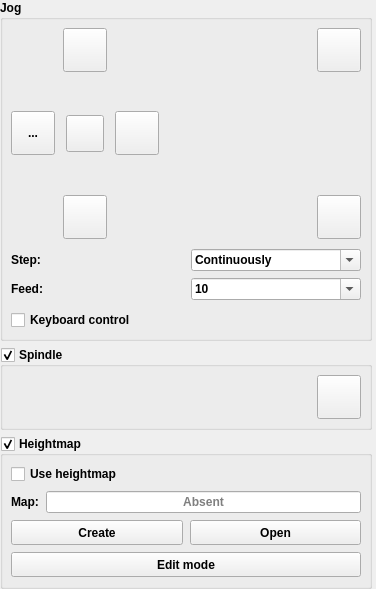
         <widget class="Widget" name="scrollAreaWidgetContents">
          <property name="geometry">
           <rect>
            <x>0</x>
            <y>0</y>
            <width>376</width>
            <height>589</height>
           </rect>
          </property>
          <property name="sizePolicy">
           <sizepolicy hsizetype="Minimum" vsizetype="Maximum">
            <horstretch>0</horstretch>
            <verstretch>0</verstretch>
           </sizepolicy>
          </property>
          <layout class="QVBoxLayout" name="verticalLayout_21">
           <property name="leftMargin">
            <number>0</number>
           </property>
           <property name="topMargin">
            <number>0</number>
           </property>
           <property name="rightMargin">
            <number>4</number>
           </property>
           <property name="bottomMargin">
            <number>0</number>
           </property>
           <item>
            <widget class="GroupBox" name="grpJog">
             <property name="font">
              <font>
               <weight>75</weight>
               <bold>true</bold>
              </font>
             </property>
             <property name="focusPolicy">
              <enum>Qt::NoFocus</enum>
             </property>
             <property name="title">
              <string>Jog</string>
             </property>
             <property name="checkable">
              <bool>false</bool>
             </property>
             <property name="overridden" stdset="0">
              <bool>false</bool>
             </property>
             <layout class="QVBoxLayout" name="verticalLayout_11">
              <property name="leftMargin">
               <number>8</number>
              </property>
              <property name="topMargin">
               <number>8</number>
              </property>
              <property name="rightMargin">
               <number>8</number>
              </property>
              <property name="bottomMargin">
               <number>8</number>
              </property>
              <item>
               <widget class="QWidget" name="widgetJog" native="true">
                <layout class="QVBoxLayout" name="verticalLayout_9">
                 <property name="spacing">
                  <number>10</number>
                 </property>
                 <property name="leftMargin">
                  <number>0</number>
                 </property>
                 <property name="topMargin">
                  <number>0</number>
                 </property>
                 <property name="rightMargin">
                  <number>0</number>
                 </property>
                 <property name="bottomMargin">
                  <number>0</number>
                 </property>
                 <item>
                  <layout class="QGridLayout" name="gridLayout_3">
                   <property name="horizontalSpacing">
                    <number>8</number>
                   </property>
                   <property name="verticalSpacing">
                    <number>4</number>
                   </property>
                   <item row="2" column="0">
                    <widget class="StyledToolButton" name="cmdXMinus">
                     <property name="sizePolicy">
                      <sizepolicy hsizetype="Fixed" vsizetype="Fixed">
                       <horstretch>0</horstretch>
                       <verstretch>0</verstretch>
                      </sizepolicy>
                     </property>
                     <property name="minimumSize">
                      <size>
                       <width>44</width>
                       <height>44</height>
                      </size>
                     </property>
                     <property name="toolTip">
                      <string>X-</string>
                     </property>
                     <property name="text">
                      <string>...</string>
                     </property>
                     <property name="icon">
                      <iconset resource="images.qrc">
                       <normaloff>:/images/1401561986_chevron-left.png</normaloff>:/images/1401561986_chevron-left.png</iconset>
                     </property>
                     <property name="iconSize">
                      <size>
                       <width>30</width>
                       <height>30</height>
                      </size>
                     </property>
                    </widget>
                   </item>
                   <item row="3" column="1">
                    <layout class="QHBoxLayout" name="horizontalLayout_13">
                     <property name="spacing">
                      <number>0</number>
                     </property>
                     <item>
                      <widget class="StyledToolButton" name="cmdYMinus">
                       <property name="sizePolicy">
                        <sizepolicy hsizetype="Fixed" vsizetype="Fixed">
                         <horstretch>0</horstretch>
                         <verstretch>0</verstretch>
                        </sizepolicy>
                       </property>
                       <property name="minimumSize">
                        <size>
                         <width>44</width>
                         <height>44</height>
                        </size>
                       </property>
                       <property name="toolTip">
                        <string>Y-</string>
                       </property>
                       <property name="text">
                        <string/>
                       </property>
                       <property name="icon">
                        <iconset resource="images.qrc">
                         <normaloff>:/images/1401562173_chevron-down.png</normaloff>:/images/1401562173_chevron-down.png</iconset>
                       </property>
                       <property name="iconSize">
                        <size>
                         <width>30</width>
                         <height>30</height>
                        </size>
                       </property>
                      </widget>
                     </item>
                    </layout>
                   </item>
                   <item row="2" column="2">
                    <widget class="StyledToolButton" name="cmdXPlus">
                     <property name="sizePolicy">
                      <sizepolicy hsizetype="Fixed" vsizetype="Fixed">
                       <horstretch>0</horstretch>
                       <verstretch>0</verstretch>
                      </sizepolicy>
                     </property>
                     <property name="minimumSize">
                      <size>
                       <width>44</width>
                       <height>44</height>
                      </size>
                     </property>
                     <property name="toolTip">
                      <string>X+</string>
                     </property>
                     <property name="text">
                      <string/>
                     </property>
                     <property name="icon">
                      <iconset resource="images.qrc">
                       <normaloff>:/images/1401562173_chevron-right.png</normaloff>:/images/1401562173_chevron-right.png</iconset>
                     </property>
                     <property name="iconSize">
                      <size>
                       <width>30</width>
                       <height>30</height>
                      </size>
                     </property>
                    </widget>
                   </item>
                   <item row="0" column="1">
                    <layout class="QHBoxLayout" name="horizontalLayout_12">
                     <property name="spacing">
                      <number>0</number>
                     </property>
                     <item>
                      <widget class="StyledToolButton" name="cmdYPlus">
                       <property name="sizePolicy">
                        <sizepolicy hsizetype="Fixed" vsizetype="Fixed">
                         <horstretch>0</horstretch>
                         <verstretch>0</verstretch>
                        </sizepolicy>
                       </property>
                       <property name="minimumSize">
                        <size>
                         <width>44</width>
                         <height>44</height>
                        </size>
                       </property>
                       <property name="toolTip">
                        <string>Y+</string>
                       </property>
                       <property name="text">
                        <string/>
                       </property>
                       <property name="icon">
                        <iconset resource="images.qrc">
                         <normaloff>:/images/1401562173_chevron-up.png</normaloff>:/images/1401562173_chevron-up.png</iconset>
                       </property>
                       <property name="iconSize">
                        <size>
                         <width>30</width>
                         <height>30</height>
                        </size>
                       </property>
                      </widget>
                     </item>
                    </layout>
                   </item>
                   <item row="0" column="3">
                    <layout class="QHBoxLayout" name="horizontalLayout_25">
                     <property name="spacing">
                      <number>0</number>
                     </property>
                     <item>
                      <spacer name="horizontalSpacer">
                       <property name="orientation">
                        <enum>Qt::Horizontal</enum>
                       </property>
                       <property name="sizeHint" stdset="0">
                        <size>
                         <width>0</width>
                         <height>20</height>
                        </size>
                       </property>
                      </spacer>
                     </item>
                     <item>
                      <widget class="StyledToolButton" name="cmdZPlus">
                       <property name="sizePolicy">
                        <sizepolicy hsizetype="Fixed" vsizetype="Fixed">
                         <horstretch>0</horstretch>
                         <verstretch>0</verstretch>
                        </sizepolicy>
                       </property>
                       <property name="minimumSize">
                        <size>
                         <width>44</width>
                         <height>44</height>
                        </size>
                       </property>
                       <property name="toolTip">
                        <string>Z+</string>
                       </property>
                       <property name="text">
                        <string/>
                       </property>
                       <property name="icon">
                        <iconset resource="images.qrc">
                         <normaloff>:/images/1401562699_icon-arrow-up-b.png</normaloff>:/images/1401562699_icon-arrow-up-b.png</iconset>
                       </property>
                       <property name="iconSize">
                        <size>
                         <width>28</width>
                         <height>28</height>
                        </size>
                       </property>
                      </widget>
                     </item>
                    </layout>
                   </item>
                   <item row="3" column="3">
                    <layout class="QHBoxLayout" name="horizontalLayout_26">
                     <property name="spacing">
                      <number>0</number>
                     </property>
                     <item>
                      <spacer name="horizontalSpacer_2">
                       <property name="orientation">
                        <enum>Qt::Horizontal</enum>
                       </property>
                       <property name="sizeHint" stdset="0">
                        <size>
                         <width>0</width>
                         <height>20</height>
                        </size>
                       </property>
                      </spacer>
                     </item>
                     <item>
                      <widget class="StyledToolButton" name="cmdZMinus">
                       <property name="sizePolicy">
                        <sizepolicy hsizetype="Fixed" vsizetype="Fixed">
                         <horstretch>0</horstretch>
                         <verstretch>0</verstretch>
                        </sizepolicy>
                       </property>
                       <property name="minimumSize">
                        <size>
                         <width>44</width>
                         <height>44</height>
                        </size>
                       </property>
                       <property name="toolTip">
                        <string>Z-</string>
                       </property>
                       <property name="text">
                        <string/>
                       </property>
                       <property name="icon">
                        <iconset resource="images.qrc">
                         <normaloff>:/images/1401562699_icon-arrow-down-b.png</normaloff>:/images/1401562699_icon-arrow-down-b.png</iconset>
                       </property>
                       <property name="iconSize">
                        <size>
                         <width>28</width>
                         <height>28</height>
                        </size>
                       </property>
                      </widget>
                     </item>
                    </layout>
                   </item>
                   <item row="2" column="1">
                    <layout class="QHBoxLayout" name="horizontalLayout_15">
                     <property name="spacing">
                      <number>0</number>
                     </property>
                     <item>
                      <widget class="StyledToolButton" name="cmdStop">
                       <property name="sizePolicy">
                        <sizepolicy hsizetype="Fixed" vsizetype="Fixed">
                         <horstretch>0</horstretch>
                         <verstretch>0</verstretch>
                        </sizepolicy>
                       </property>
                       <property name="minimumSize">
                        <size>
                         <width>36</width>
                         <height>36</height>
                        </size>
                       </property>
                       <property name="toolTip">
                        <string>Stop</string>
                       </property>
                       <property name="text">
                        <string/>
                       </property>
                       <property name="icon">
                        <iconset resource="images.qrc">
                         <normaloff>:/images/brake.png</normaloff>:/images/brake.png</iconset>
                       </property>
                       <property name="iconSize">
                        <size>
                         <width>30</width>
                         <height>30</height>
                        </size>
                       </property>
                      </widget>
                     </item>
                    </layout>
                   </item>
                   <item row="2" column="3">
                    <spacer name="verticalSpacer">
                     <property name="orientation">
                      <enum>Qt::Vertical</enum>
                     </property>
                     <property name="sizeHint" stdset="0">
                      <size>
                       <width>20</width>
                       <height>44</height>
                      </size>
                     </property>
                    </spacer>
                   </item>
                  </layout>
                 </item>
                 <item>
                  <layout class="QGridLayout" name="gridLayout_8">
                   <property name="verticalSpacing">
                    <number>7</number>
                   </property>
                   <item row="0" column="1">
                    <widget class="ComboBoxKey" name="cboJogStep">
                     <property name="editable">
                      <bool>true</bool>
                     </property>
                     <property name="insertPolicy">
                      <enum>QComboBox::NoInsert</enum>
                     </property>
                     <item>
                      <property name="text">
                       <string>Continuously</string>
                      </property>
                     </item>
                     <item>
                      <property name="text">
                       <string>0.01</string>
                      </property>
                     </item>
                     <item>
                      <property name="text">
                       <string>0.1</string>
                      </property>
                     </item>
                     <item>
                      <property name="text">
                       <string>1</string>
                      </property>
                     </item>
                     <item>
                      <property name="text">
                       <string>2</string>
                      </property>
                     </item>
                     <item>
                      <property name="text">
                       <string>5</string>
                      </property>
                     </item>
                     <item>
                      <property name="text">
                       <string>10</string>
                      </property>
                     </item>
                     <item>
                      <property name="text">
                       <string>20</string>
                      </property>
                     </item>
                     <item>
                      <property name="text">
                       <string>50</string>
                      </property>
                     </item>
                     <item>
                      <property name="text">
                       <string>100</string>
                      </property>
                     </item>
                     <item>
                      <property name="text">
                       <string>200</string>
                      </property>
                     </item>
                    </widget>
                   </item>
                   <item row="0" column="0">
                    <widget class="QLabel" name="label_20">
                     <property name="font">
                      <font>
                       <weight>75</weight>
                       <bold>true</bold>
                      </font>
                     </property>
                     <property name="text">
                      <string>Step:</string>
                     </property>
                    </widget>
                   </item>
                   <item row="1" column="0">
                    <widget class="QLabel" name="label_22">
                     <property name="font">
                      <font>
                       <weight>75</weight>
                       <bold>true</bold>
                      </font>
                     </property>
                     <property name="text">
                      <string>Feed:</string>
                     </property>
                    </widget>
                   </item>
                   <item row="1" column="1">
                    <widget class="ComboBoxKey" name="cboJogFeed">
                     <property name="editable">
                      <bool>true</bool>
                     </property>
                     <property name="insertPolicy">
                      <enum>QComboBox::NoInsert</enum>
                     </property>
                     <item>
                      <property name="text">
                       <string>10</string>
                      </property>
                     </item>
                     <item>
                      <property name="text">
                       <string>20</string>
                      </property>
                     </item>
                     <item>
                      <property name="text">
                       <string>50</string>
                      </property>
                     </item>
                     <item>
                      <property name="text">
                       <string>100</string>
                      </property>
                     </item>
                     <item>
                      <property name="text">
                       <string>200</string>
                      </property>
                     </item>
                     <item>
                      <property name="text">
                       <string>500</string>
                      </property>
                     </item>
                     <item>
                      <property name="text">
                       <string>1000</string>
                      </property>
                     </item>
                     <item>
                      <property name="text">
                       <string>2000</string>
                      </property>
                     </item>
                    </widget>
                   </item>
                  </layout>
                 </item>
                 <item>
                  <widget class="QCheckBox" name="chkKeyboardControl">
                   <property name="text">
                    <string>Keyboard control</string>
                   </property>
                  </widget>
                 </item>
                </layout>
               </widget>
              </item>
             </layout>
            </widget>
           </item>
           <item>
            <widget class="GroupBox" name="grpSpindle">
             <property name="enabled">
              <bool>true</bool>
             </property>
             <property name="font">
              <font>
               <weight>75</weight>
               <bold>true</bold>
              </font>
             </property>
             <property name="title">
              <string>Spindle</string>
             </property>
             <property name="checkable">
              <bool>true</bool>
             </property>
             <property name="overridden" stdset="0">
              <bool>false</bool>
             </property>
             <layout class="QHBoxLayout" name="horizontalLayout_2">
              <property name="leftMargin">
               <number>8</number>
              </property>
              <property name="topMargin">
               <number>8</number>
              </property>
              <property name="rightMargin">
               <number>8</number>
              </property>
              <property name="bottomMargin">
               <number>8</number>
              </property>
              <item>
               <widget class="QWidget" name="widgetSpindle" native="true">
                <layout class="QHBoxLayout" name="horizontalLayout_16">
                 <property name="leftMargin">
                  <number>0</number>
                 </property>
                 <property name="topMargin">
                  <number>0</number>
                 </property>
                 <property name="rightMargin">
                  <number>0</number>
                 </property>
                 <property name="bottomMargin">
                  <number>0</number>
                 </property>
                 <item>
                  <widget class="SliderBox" name="slbSpindle" native="true"/>
                 </item>
                 <item>
                  <widget class="StyledToolButton" name="cmdSpindle">
                   <property name="enabled">
                    <bool>true</bool>
                   </property>
                   <property name="sizePolicy">
                    <sizepolicy hsizetype="Fixed" vsizetype="Fixed">
                     <horstretch>0</horstretch>
                     <verstretch>0</verstretch>
                    </sizepolicy>
                   </property>
                   <property name="minimumSize">
                    <size>
                     <width>44</width>
                     <height>44</height>
                    </size>
                   </property>
                   <property name="toolTip">
                    <string>Spindle on/off</string>
                   </property>
                   <property name="icon">
                    <iconset resource="images.qrc">
                     <normaloff>:/images/cutter.png</normaloff>:/images/cutter.png</iconset>
                   </property>
                   <property name="iconSize">
                    <size>
                     <width>28</width>
                     <height>28</height>
                    </size>
                   </property>
                   <property name="checkable">
                    <bool>true</bool>
                   </property>
                  </widget>
                 </item>
                </layout>
               </widget>
              </item>
             </layout>
            </widget>
           </item>
           <item>
            <widget class="GroupBox" name="grpHeightMap">
             <property name="enabled">
              <bool>true</bool>
             </property>
             <property name="font">
              <font>
               <weight>75</weight>
               <bold>true</bold>
              </font>
             </property>
             <property name="title">
              <string>Heightmap</string>
             </property>
             <property name="checkable">
              <bool>true</bool>
             </property>
             <property name="overridden" stdset="0">
              <bool>false</bool>
             </property>
             <layout class="QVBoxLayout" name="verticalLayout_16">
              <property name="leftMargin">
               <number>8</number>
              </property>
              <property name="topMargin">
               <number>8</number>
              </property>
              <property name="rightMargin">
               <number>8</number>
              </property>
              <property name="bottomMargin">
               <number>9</number>
              </property>
              <item>
               <widget class="QWidget" name="widgetHeightMap" native="true">
                <layout class="QVBoxLayout" name="verticalLayout_15">
                 <property name="spacing">
                  <number>7</number>
                 </property>
                 <property name="leftMargin">
                  <number>0</number>
                 </property>
                 <property name="topMargin">
                  <number>0</number>
                 </property>
                 <property name="rightMargin">
                  <number>0</number>
                 </property>
                 <property name="bottomMargin">
                  <number>0</number>
                 </property>
                 <item>
                  <widget class="QCheckBox" name="chkHeightMapUse">
                   <property name="text">
                    <string>Use heightmap</string>
                   </property>
                  </widget>
                 </item>
                 <item>
                  <layout class="QHBoxLayout" name="horizontalLayout_22">
                   <item>
                    <widget class="QLabel" name="label_15">
                     <property name="text">
                      <string>Map:</string>
                     </property>
                    </widget>
                   </item>
                   <item>
                    <widget class="QLineEdit" name="txtHeightMap">
                     <property name="focusPolicy">
                      <enum>Qt::NoFocus</enum>
                     </property>
                     <property name="text">
                      <string/>
                     </property>
                     <property name="alignment">
                      <set>Qt::AlignCenter</set>
                     </property>
                     <property name="readOnly">
                      <bool>true</bool>
                     </property>
                     <property name="placeholderText">
                      <string>Absent</string>
                     </property>
                    </widget>
                   </item>
                  </layout>
                 </item>
                 <item>
                  <layout class="QHBoxLayout" name="horizontalLayout_21">
                   <item>
                    <widget class="StyledToolButton" name="cmdHeightMapCreate">
                     <property name="sizePolicy">
                      <sizepolicy hsizetype="Preferred" vsizetype="Fixed">
                       <horstretch>0</horstretch>
                       <verstretch>0</verstretch>
                      </sizepolicy>
                     </property>
                     <property name="minimumSize">
                      <size>
                       <width>0</width>
                       <height>25</height>
                      </size>
                     </property>
                     <property name="text">
                      <string>Create</string>
                     </property>
                    </widget>
                   </item>
                   <item>
                    <widget class="StyledToolButton" name="cmdHeightMapLoad">
                     <property name="sizePolicy">
                      <sizepolicy hsizetype="Preferred" vsizetype="Fixed">
                       <horstretch>0</horstretch>
                       <verstretch>0</verstretch>
                      </sizepolicy>
                     </property>
                     <property name="minimumSize">
                      <size>
                       <width>0</width>
                       <height>25</height>
                      </size>
                     </property>
                     <property name="text">
                      <string>Open</string>
                     </property>
                    </widget>
                   </item>
                  </layout>
                 </item>
                 <item>
                  <widget class="StyledToolButton" name="cmdHeightMapMode">
                   <property name="sizePolicy">
                    <sizepolicy hsizetype="Preferred" vsizetype="Fixed">
                     <horstretch>0</horstretch>
                     <verstretch>0</verstretch>
                    </sizepolicy>
                   </property>
                   <property name="minimumSize">
                    <size>
                     <width>42</width>
                     <height>25</height>
                    </size>
                   </property>
                   <property name="text">
                    <string>Edit mode</string>
                   </property>
                   <property name="checkable">
                    <bool>true</bool>
                   </property>
                  </widget>
                 </item>
                </layout>
               </widget>
              </item>
             </layout>
            </widget>
           </item>
          </layout>
         </widget>
